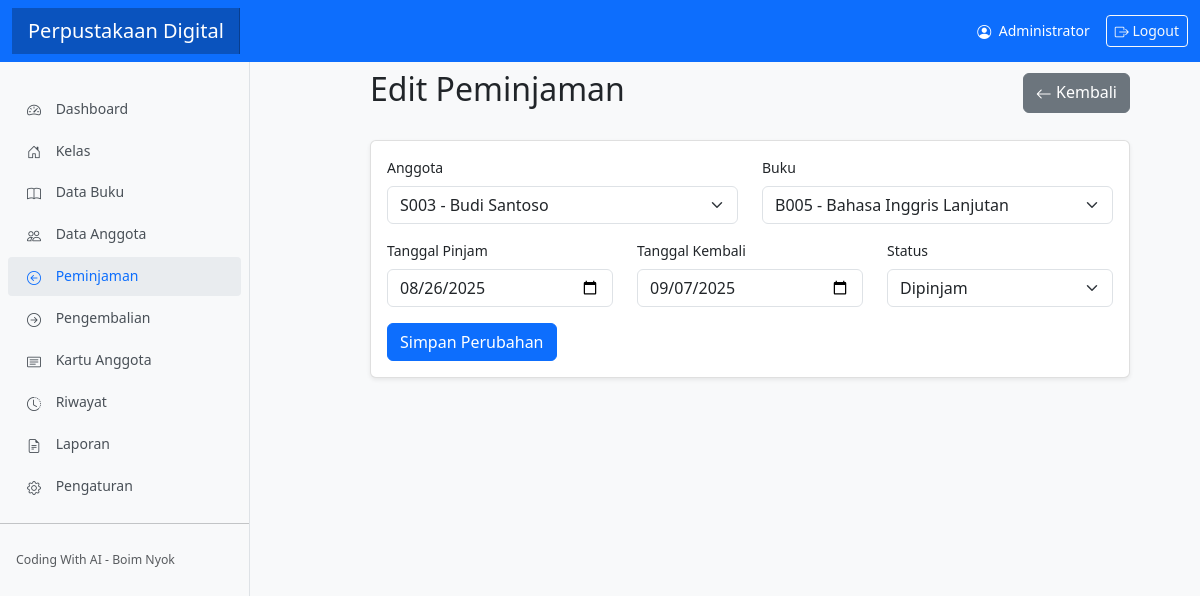
The page /modules/peminjaman/edit.php?id=1 (signed in) on the database its author committed.
### tables this page shows
CREATE TABLE `peminjaman` (
  `id` int(11) NOT NULL,
  `id_anggota` int(11) NOT NULL,
  `id_buku` int(11) NOT NULL,
  `tanggal_pinjam` date NOT NULL,
  `tanggal_kembali` date DEFAULT NULL,
  `status` enum('Dipinjam','Dikembalikan') DEFAULT 'Dipinjam',
  `denda` int(11) DEFAULT 0,
  `created_at` timestamp NOT NULL DEFAULT current_timestamp()
);

### modules/peminjaman/edit.php (the view, shortened to what this page needs)
<?php
include_once '../../config/database.php';
$id = $_GET['id'];
$sql = "SELECT * FROM peminjaman WHERE id = $id";
$result = $conn->query($sql);
$peminjaman = $result->fetch_assoc();
$sql_anggota = "SELECT * FROM anggota ORDER BY nama";
$result_anggota = $conn->query($sql_anggota);
$sql_buku = "SELECT * FROM buku ORDER BY judul_buku";
$result_buku = $conn->query($sql_buku);
include_once '../../includes/header.php';
?>
<div class="main-content" style="margin-left: 50px; padding: 50px;">
    <div class="d-flex justify-content-between align-items-center mb-4">
        <h2>Edit Peminjaman</h2>
        <a href="index.php" class="btn btn-secondary"><i class="bi bi-arrow-left"></i> Kembali</a>
    </div>
    <div class="card">
        <div class="card-body">
            <form method="POST" action="">
                <div class="row">
                    <div class="col-md-6 mb-3">
                        <label for="id_anggota" class="form-label">Anggota</label>
                        <select class="form-select" id="id_anggota" name="id_anggota" required>
                            <?php
                            if ($result_anggota->num_rows > 0) {
                                while($row = $result_anggota->fetch_assoc()) {
                                    $selected = $peminjaman['id_anggota'] == $row['id'] ? 'selected' : '';
                                    echo "<option value='".$row['id']."' $selected>".$row['nis']." - ".$row['nama']."</option>";
                                }
                            }
                            ?>
                        </select>
                    </div>
                    <div class="col-md-6 mb-3">
                        <label for="id_buku" class="form-label">Buku</label>
                        <select class="form-select" id="id_buku" name="id_buku" required>
                            <?php
                            if ($result_buku->num_rows > 0) {
                                while($row = $result_buku->fetch_assoc()) {
                                    $selected = $peminjaman['id_buku'] == $row['id'] ? 'selected' : '';
                                    echo "<option value='".$row['id']."' $selected>".$row['kode_buku']." - ".$row['judul_buku']."</option>";
                                }
                            }
                            ?>
                        </select>
                    </div>
                </div>
                <div class="row">
                    <div class="col-md-4 mb-3">
                        <label for="tanggal_pinjam" class="form-label">Tanggal Pinjam</label>
                        <input type="date" class="form-control" id="tanggal_pinjam" name="tanggal_pinjam" value="<?php echo $peminjaman['tanggal_pinjam']; ?>" required>
                    </div>
                    <div class="col-md-4 mb-3">
                        <label for="tanggal_kembali" class="form-label">Tanggal Kembali</label>
                        <input type="date" class="form-control" id="tanggal_kembali" name="tanggal_kembali" value="<?php echo $peminjaman['tanggal_kembali']; ?>">
                    </div>
                    <div class="col-md-4 mb-3">
                        <label for="status" class="form-label">Status</label>
                        <select class="form-select" id="status" name="status" required>
                            <option value="Dipinjam" <?php echo $peminjaman['status'] == 'Dipinjam' ? 'selected' : ''; ?>>Dipinjam</option>
                        </select>
                    </div>
                </div>
                <button type="submit" class="btn btn-primary">Simpan Perubahan</button>
            </form>
        </div>
    </div>
</div>
<?php
include_once '../../includes/footer.php';
?>

### assets/css/style.css (style rules this page uses)
body { font-size: .875rem; background-color: #f8f9fa; }
.card { box-shadow: 0 0.125rem 0.25rem rgba(0, 0, 0, 0.075); border: 1px solid rgba(0, 0, 0, 0.125); margin-bottom: 1.5rem; }
.bi { display: inline-block; vertical-align: -.125em; }

### rows shown on the page
peminjaman: tanggal_pinjam "08/26/2025", tanggal_kembali "09/07/2025", status "Dipinjam"

### other values the page prints
$_SESSION['admin_nama'] "Administrator"
form field id_anggota "S003 - Budi Santoso"
form field id_buku "B005 - Bahasa Inggris Lanjutan"
